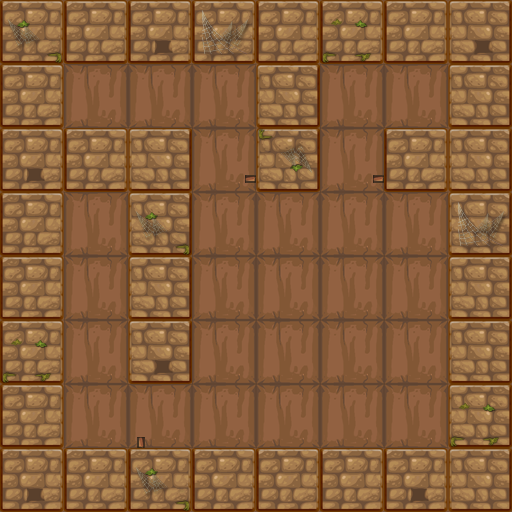

A level layout from a 2D game, rendered from its tile map. Below: a short description, then the map file with tile-grid data replaced by summaries:
An orthogonal 8x8 tile map with 64x64 px tiles, 2 tile layers (bg1, fg1) and 19 objects (8x wall, 3x enemy, 2x banzi, 2x torches, key, ...).

<map version="1.0" orientation="orthogonal" renderorder="right-down" width="8" height="8" tilewidth="64" tileheight="64">
 <properties>
  <property name="maxStep" value="8" />
 </properties>
 <tileset firstgid="1" name="lv1map" tilewidth="64" tileheight="64">
  <image source="lv1map.png" width="256" height="256" />
 </tileset>
 <layer name="bg1" width="8" height="8">
  <data>[64 cells, 64 non-empty, 3 distinct tile ids]</data>
 </layer>
 <layer name="fg1" width="8" height="8">
  <data>[64 cells, 18 non-empty, 5 distinct tile ids]</data>
 </layer>
 <objectgroup name="obj1">
  <object name="wall" x="0" y="0" width="512" height="64" />
  <object name="wall" x="0" y="0" width="64" height="512" />
  <object name="wall" x="0" y="448" width="512" height="64" />
  <object name="wall" x="448" y="0" width="64" height="448" />
  <object name="key" x="64" y="320" width="64" height="64">
   <properties>
    <property name="active" value="false" />
    <property name="isArmature" value="true" />
   </properties>
  </object>
  <object name="player" x="384" y="384" width="64" height="64" />
  <object name="banzi" x="320" y="179" width="64" height="13">
   <properties>
    <property name="isOver" value="false" />
   </properties>
  </object>
  <object name="enemy" x="384" y="64" width="64" height="64" />
  <object name="wall" x="384" y="128" width="128" height="64" />
  <object name="wall" x="256" y="0" width="64" height="192" />
  <object name="banzi" x="192" y="179" width="64" height="13">
   <properties>
    <property name="isOver" value="false" />
   </properties>
  </object>
  <object name="enemy" x="192" y="384" width="64" height="64" />
  <object name="wall" x="128" y="128" width="64" height="256" />
  <object name="enemy" x="64" y="64" width="64" height="64" />
  <object name="door" x="64" y="192" width="64" height="64" />
  <object name="wall" x="0" y="128" width="192" height="64" />
  <object name="banziL" x="128" y="384" width="13" height="64">
   <properties>
    <property name="isOver" value="false" />
   </properties>
  </object>
  <object name="torches" x="256" y="128" width="64" height="64" />
  <object name="torches" x="128" y="320" width="64" height="64" />
 </objectgroup>
</map>
